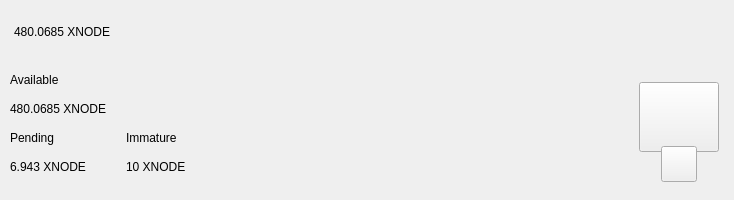
<?xml version="1.0" encoding="UTF-8"?>
<ui version="4.0">
 <class>TopBar</class>
 <widget class="QWidget" name="TopBar">
  <property name="geometry">
   <rect>
    <x>0</x>
    <y>0</y>
    <width>734</width>
    <height>200</height>
   </rect>
  </property>
  <property name="minimumSize">
   <size>
    <width>0</width>
    <height>200</height>
   </size>
  </property>
  <property name="maximumSize">
   <size>
    <width>16777215</width>
    <height>200</height>
   </size>
  </property>
  <property name="windowTitle">
   <string>Form</string>
  </property>
  <layout class="QVBoxLayout" name="verticalLayout_10" stretch="0">
   <property name="spacing">
    <number>0</number>
   </property>
   <property name="leftMargin">
    <number>0</number>
   </property>
   <property name="topMargin">
    <number>0</number>
   </property>
   <property name="rightMargin">
    <number>0</number>
   </property>
   <property name="bottomMargin">
    <number>0</number>
   </property>
   <item>
    <widget class="PFBorderImage" name="containerTop">
     <layout class="QVBoxLayout" name="verticalLayout_11">
      <property name="spacing">
       <number>0</number>
      </property>
      <property name="leftMargin">
       <number>0</number>
      </property>
      <property name="topMargin">
       <number>0</number>
      </property>
      <property name="rightMargin">
       <number>0</number>
      </property>
      <property name="bottomMargin">
       <number>0</number>
      </property>
      <item>
       <widget class="QWidget" name="top_container_2" native="true">
        <property name="minimumSize">
         <size>
          <width>0</width>
          <height>65</height>
         </size>
        </property>
        <layout class="QHBoxLayout" name="top_container">
         <property name="spacing">
          <number>0</number>
         </property>
         <property name="leftMargin">
          <number>14</number>
         </property>
         <property name="topMargin">
          <number>0</number>
         </property>
         <property name="rightMargin">
          <number>14</number>
         </property>
         <property name="bottomMargin">
          <number>0</number>
         </property>
         <item alignment="Qt::AlignVCenter">
          <widget class="QWidget" name="widgetTopAmount" native="true">
           <property name="sizePolicy">
            <sizepolicy hsizetype="Preferred" vsizetype="Maximum">
             <horstretch>0</horstretch>
             <verstretch>0</verstretch>
            </sizepolicy>
           </property>
           <layout class="QHBoxLayout" name="horizontalLayout_5">
            <property name="spacing">
             <number>0</number>
            </property>
            <property name="leftMargin">
             <number>0</number>
            </property>
            <property name="topMargin">
             <number>0</number>
            </property>
            <property name="rightMargin">
             <number>0</number>
            </property>
            <property name="bottomMargin">
             <number>0</number>
            </property>
            <item alignment="Qt::AlignTop">
             <widget class="QLabel" name="labelAmountTopXNODE">
              <property name="minimumSize">
               <size>
                <width>0</width>
                <height>36</height>
               </size>
              </property>
              <property name="styleSheet">
               <string notr="true">padding:0px;margin:0px;</string>
              </property>
              <property name="text">
               <string notr="true">480.0685 XNODE</string>
              </property>
             </widget>
            </item>
           </layout>
          </widget>
         </item>
         <item>
          <spacer name="horizontalSpacer">
           <property name="orientation">
            <enum>Qt::Horizontal</enum>
           </property>
           <property name="sizeHint" stdset="0">
            <size>
             <width>40</width>
             <height>20</height>
            </size>
           </property>
          </spacer>
         </item>
         <item>
          <layout class="QHBoxLayout" name="horizontalLayout_4">
           <property name="spacing">
            <number>12</number>
           </property>
           <property name="rightMargin">
            <number>0</number>
           </property>
           <item alignment="Qt::AlignRight">
            <widget class="QWidget" name="layoutSync" native="true">
             <property name="minimumSize">
              <size>
               <width>0</width>
               <height>36</height>
              </size>
             </property>
             <property name="maximumSize">
              <size>
               <width>16777215</width>
               <height>36</height>
              </size>
             </property>
             <layout class="QVBoxLayout" name="verticalLayout_9">
              <property name="leftMargin">
               <number>0</number>
              </property>
              <property name="topMargin">
               <number>0</number>
              </property>
              <property name="rightMargin">
               <number>0</number>
              </property>
              <property name="bottomMargin">
               <number>0</number>
              </property>
              <item>
               <widget class="ExpandableButton" name="pushButtonSync" native="true">
                <property name="minimumSize">
                 <size>
                  <width>36</width>
                  <height>36</height>
                 </size>
                </property>
                <property name="maximumSize">
                 <size>
                  <width>16777215</width>
                  <height>36</height>
                 </size>
                </property>
               </widget>
              </item>
             </layout>
            </widget>
           </item>
           <item>
            <widget class="ExpandableButton" name="pushButtonHDUpgrade" native="true">
             <property name="minimumSize">
              <size>
               <width>36</width>
               <height>36</height>
              </size>
             </property>
            </widget>
           </item>
           <item>
            <widget class="ExpandableButton" name="pushButtonStack" native="true">
             <property name="minimumSize">
              <size>
               <width>36</width>
               <height>36</height>
              </size>
             </property>
            </widget>
           </item>
           <item>
            <widget class="ExpandableButton" name="pushButtonColdStaking" native="true">
             <property name="minimumSize">
              <size>
               <width>36</width>
               <height>36</height>
              </size>
             </property>
            </widget>
           </item>
           <item>
            <widget class="ExpandableButton" name="pushButtonConnection" native="true">
             <property name="minimumSize">
              <size>
               <width>36</width>
               <height>36</height>
              </size>
             </property>
            </widget>
           </item>
           <item>
            <widget class="ExpandableButton" name="pushButtonTor" native="true">
             <property name="minimumSize">
              <size>
               <width>36</width>
               <height>36</height>
              </size>
             </property>
            </widget>
           </item>
           <item>
            <widget class="ExpandableButton" name="pushButtonLock" native="true">
             <property name="sizePolicy">
              <sizepolicy hsizetype="Expanding" vsizetype="Expanding">
               <horstretch>0</horstretch>
               <verstretch>0</verstretch>
              </sizepolicy>
             </property>
             <property name="minimumSize">
              <size>
               <width>36</width>
               <height>0</height>
              </size>
             </property>
            </widget>
           </item>
           <item>
            <widget class="ExpandableButton" name="pushButtonFAQ" native="true">
             <property name="minimumSize">
              <size>
               <width>36</width>
               <height>36</height>
              </size>
             </property>
            </widget>
           </item>
          </layout>
         </item>
        </layout>
       </widget>
      </item>
      <item>
       <widget class="QWidget" name="bottom_container" native="true">
        <property name="minimumSize">
         <size>
          <width>0</width>
          <height>135</height>
         </size>
        </property>
        <layout class="QHBoxLayout" name="botton_container">
         <property name="leftMargin">
          <number>10</number>
         </property>
         <property name="topMargin">
          <number>0</number>
         </property>
         <property name="rightMargin">
          <number>10</number>
         </property>
         <property name="bottomMargin">
          <number>10</number>
         </property>
         <item>
          <layout class="QHBoxLayout" name="horizontalLayout_3">
           <property name="bottomMargin">
            <number>9</number>
           </property>
           <item>
            <layout class="QVBoxLayout" name="verticalLayout_7">
             <property name="spacing">
              <number>0</number>
             </property>
             <property name="leftMargin">
              <number>0</number>
             </property>
             <property name="rightMargin">
              <number>30</number>
             </property>
             <item>
              <layout class="QVBoxLayout" name="verticalLayout_2">
               <item>
                <widget class="QLabel" name="labelTitle1">
                 <property name="text">
                  <string>Available</string>
                 </property>
                </widget>
               </item>
               <item>
                <widget class="QLabel" name="labelAmountXNODE">
                 <property name="text">
                  <string notr="true">480.0685 XNODE</string>
                 </property>
                </widget>
               </item>
              </layout>
             </item>
             <item>
              <layout class="QHBoxLayout" name="horizontalLayout_2">
               <property name="spacing">
                <number>0</number>
               </property>
               <item>
                <layout class="QVBoxLayout" name="verticalLayout_3">
                 <item>
                  <widget class="QLabel" name="labelTitle3">
                   <property name="text">
                    <string>Pending</string>
                   </property>
                  </widget>
                 </item>
                 <item>
                  <widget class="QLabel" name="labelPendingXNODE">
                   <property name="text">
                    <string notr="true">6.943 XNODE</string>
                   </property>
                  </widget>
                 </item>
                </layout>
               </item>
               <item>
                <spacer name="horizontalSpacer_3">
                 <property name="orientation">
                  <enum>Qt::Horizontal</enum>
                 </property>
                 <property name="sizeType">
                  <enum>QSizePolicy::Fixed</enum>
                 </property>
                 <property name="sizeHint" stdset="0">
                  <size>
                   <width>40</width>
                   <height>20</height>
                  </size>
                 </property>
                </spacer>
               </item>
               <item>
                <layout class="QVBoxLayout" name="verticalLayout_4">
                 <item>
                  <widget class="QLabel" name="labelTitle4">
                   <property name="text">
                    <string>Immature</string>
                   </property>
                  </widget>
                 </item>
                 <item>
                  <widget class="QLabel" name="labelImmatureXNODE">
                   <property name="text">
                    <string notr="true">10 XNODE</string>
                   </property>
                  </widget>
                 </item>
                </layout>
               </item>
              </layout>
             </item>
            </layout>
           </item>
          </layout>
         </item>
         <item>
          <spacer name="horizontalSpacer_2">
           <property name="orientation">
            <enum>Qt::Horizontal</enum>
           </property>
           <property name="sizeHint" stdset="0">
            <size>
             <width>40</width>
             <height>20</height>
            </size>
           </property>
          </spacer>
         </item>
         <item alignment="Qt::AlignHCenter|Qt::AlignVCenter">
          <widget class="QWidget" name="qrContainer" native="true">
           <property name="sizePolicy">
            <sizepolicy hsizetype="Preferred" vsizetype="Minimum">
             <horstretch>0</horstretch>
             <verstretch>0</verstretch>
            </sizepolicy>
           </property>
           <property name="minimumSize">
            <size>
             <width>90</width>
             <height>110</height>
            </size>
           </property>
           <property name="maximumSize">
            <size>
             <width>90</width>
             <height>110</height>
            </size>
           </property>
           <layout class="QVBoxLayout" name="containerQR">
            <property name="spacing">
             <number>0</number>
            </property>
            <property name="leftMargin">
             <number>5</number>
            </property>
            <property name="topMargin">
             <number>10</number>
            </property>
            <property name="rightMargin">
             <number>5</number>
            </property>
            <property name="bottomMargin">
             <number>0</number>
            </property>
            <item>
             <widget class="QPushButton" name="btnQr">
              <property name="minimumSize">
               <size>
                <width>70</width>
                <height>70</height>
               </size>
              </property>
              <property name="maximumSize">
               <size>
                <width>16777215</width>
                <height>70</height>
               </size>
              </property>
              <property name="focusPolicy">
               <enum>Qt::NoFocus</enum>
              </property>
              <property name="text">
               <string/>
              </property>
              <property name="iconSize">
               <size>
                <width>70</width>
                <height>70</height>
               </size>
              </property>
             </widget>
            </item>
            <item>
             <spacer name="verticalSpacer">
              <property name="orientation">
               <enum>Qt::Vertical</enum>
              </property>
              <property name="sizeType">
               <enum>QSizePolicy::Fixed</enum>
              </property>
              <property name="sizeHint" stdset="0">
               <size>
                <width>20</width>
                <height>20</height>
               </size>
              </property>
             </spacer>
            </item>
            <item alignment="Qt::AlignHCenter|Qt::AlignBottom">
             <widget class="QPushButton" name="pushButtonQR">
              <property name="minimumSize">
               <size>
                <width>36</width>
                <height>36</height>
               </size>
              </property>
              <property name="maximumSize">
               <size>
                <width>36</width>
                <height>36</height>
               </size>
              </property>
              <property name="focusPolicy">
               <enum>Qt::NoFocus</enum>
              </property>
              <property name="text">
               <string/>
              </property>
             </widget>
            </item>
           </layout>
          </widget>
         </item>
        </layout>
       </widget>
      </item>
     </layout>
    </widget>
   </item>
  </layout>
 </widget>
 <customwidgets>
  <customwidget>
   <class>ExpandableButton</class>
   <extends>QWidget</extends>
   <header>qt/xnode/expandablebutton.h</header>
   <container>1</container>
  </customwidget>
  <customwidget>
   <class>PFBorderImage</class>
   <extends>QFrame</extends>
   <header>qt/xnode/pfborderimage.h</header>
   <container>1</container>
  </customwidget>
 </customwidgets>
 <resources/>
 <connections/>
</ui>
